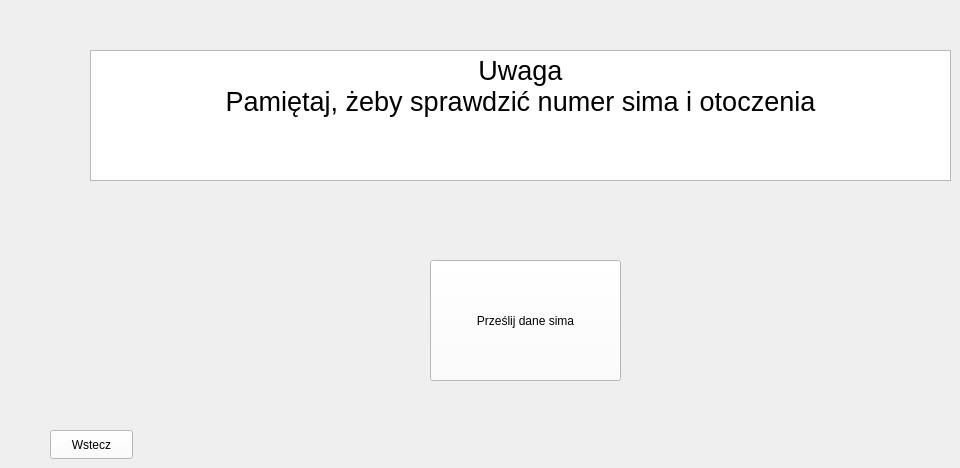
    <widget class="QWidget" name="Przesylanie">
     <widget class="QTextBrowser" name="textBrowser_3">
      <property name="geometry">
       <rect>
        <x>90</x>
        <y>50</y>
        <width>861</width>
        <height>131</height>
       </rect>
      </property>
      <property name="html">
       <string>&lt;!DOCTYPE HTML PUBLIC &quot;-//W3C//DTD HTML 4.0//EN&quot; &quot;http://www.w3.org/TR/REC-html40/strict.dtd&quot;&gt;
&lt;html&gt;&lt;head&gt;&lt;meta name=&quot;qrichtext&quot; content=&quot;1&quot; /&gt;&lt;meta charset=&quot;utf-8&quot; /&gt;&lt;style type=&quot;text/css&quot;&gt;
p, li { white-space: pre-wrap; }
hr { height: 1px; border-width: 0; }
li.unchecked::marker { content: &quot;\2610&quot;; }
li.checked::marker { content: &quot;\2612&quot;; }
&lt;/style&gt;&lt;/head&gt;&lt;body style=&quot; font-family:'Segoe UI'; font-size:9pt; font-weight:400; font-style:normal;&quot;&gt;
&lt;p align=&quot;center&quot; style=&quot; margin-top:0px; margin-bottom:0px; margin-left:0px; margin-right:0px; -qt-block-indent:0; text-indent:0px;&quot;&gt;&lt;span style=&quot; font-size:20pt;&quot;&gt;Uwaga&lt;/span&gt;&lt;/p&gt;
&lt;p align=&quot;center&quot; style=&quot; margin-top:0px; margin-bottom:0px; margin-left:0px; margin-right:0px; -qt-block-indent:0; text-indent:0px;&quot;&gt;&lt;span style=&quot; font-size:20pt;&quot;&gt;Pamiętaj, żeby sprawdzić numer sima i otoczenia&lt;/span&gt;&lt;/p&gt;&lt;/body&gt;&lt;/html&gt;</string>
      </property>
     </widget>
     <widget class="QPushButton" name="pushButton_14">
      <property name="geometry">
       <rect>
        <x>430</x>
        <y>260</y>
        <width>191</width>
        <height>121</height>
       </rect>
      </property>
      <property name="styleSheet">
       <string notr="true">background-color: rgb(255, 255, 255);</string>
      </property>
      <property name="text">
       <string>Prześlij dane sima</string>
      </property>
     </widget>
     <widget class="QPushButton" name="pushButton_9">
      <property name="geometry">
       <rect>
        <x>50</x>
        <y>430</y>
        <width>83</width>
        <height>29</height>
       </rect>
      </property>
      <property name="styleSheet">
       <string notr="true">background-color: rgb(255, 255, 255);</string>
      </property>
      <property name="text">
       <string>Wstecz</string>
      </property>
     </widget>
    </widget>
